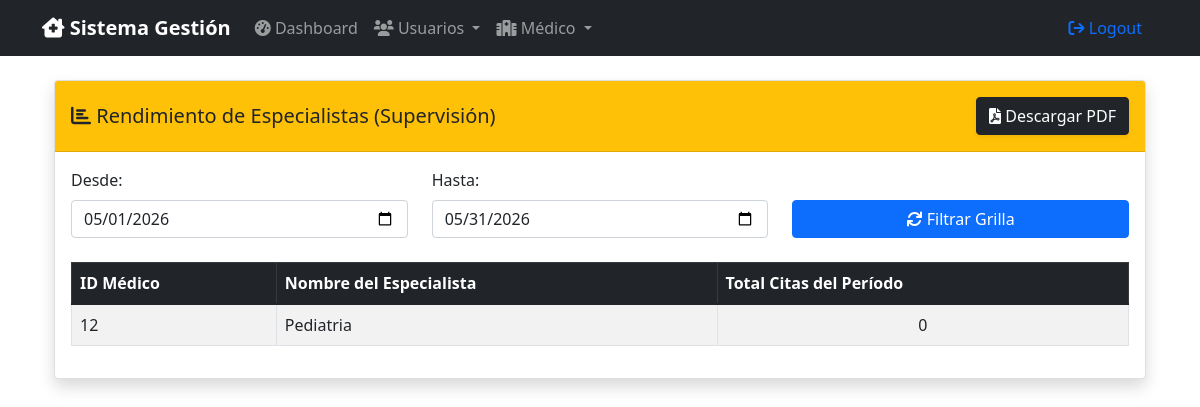
Page /index.php?controller=especialista&action=reporteRendimiento on the committed database.
### tables this page shows
CREATE TABLE IF NOT EXISTS `especialista` (
  `id` int(11) NOT NULL AUTO_INCREMENT,
  `nombre` text NOT NULL,
  `especialidad_id` int(11) NOT NULL DEFAULT 0,
  PRIMARY KEY (`id`) USING BTREE,
  KEY `FK_especialista_especialidad` (`especialidad_id`),
  CONSTRAINT `FK_especialista_especialidad` FOREIGN KEY (`especialidad_id`) REFERENCES `especialidad` (`id`) ON DELETE NO ACTION ON UPDATE NO ACTION
);

### controllers/EspecialistaController.php (called while the page is built, shortened)
<?php
class EspecialistaController extends Controller
{
    public function reporteRendimiento() {
        $database = new Database();
        $db = $database->getConnection();
        include_once dirname(__DIR__) . "/views/layouts/header.php";
        include_once dirname(__DIR__) . "/views/especialista/rendimiento_especialistas.php";
        include_once dirname(__DIR__) . "/views/layouts/footer.php";
    }
}

### models/especialista.php (called while the page is built, shortened)
<?php
class EspecialistaModel {
    private $conn;
    private $table_name = "especialista";
    public function __construct($db) {
        $this->conn = $db;
    }
        public function consultarRendimientoEspecialistas($inicio, $fin) {
        $query = "SELECT e.id, e.nombre, COUNT(c.id) AS total_citas
                  FROM " . $this->table_name . " e
                  LEFT JOIN cita c ON e.id = c.especialista_id AND c.fecha BETWEEN :inicio AND :fin
                  GROUP BY e.id, e.nombre
                  ORDER BY total_citas DESC";
        $stmt = $this->conn->prepare($query);
        $stmt->bindParam(":inicio", $inicio);
        $stmt->bindParam(":fin", $fin);
        $stmt->execute();
        return $stmt;
    }
}
?>

### views/especialista/rendimiento_especialistas.php (the view, shortened to what this page needs)
<?php
$especialistaModel = new EspecialistaModel($db);
$fecha_inicio = isset($_GET['fecha_inicio']) ? $_GET['fecha_inicio'] : date('Y-m-01');
$fecha_fin = isset($_GET['fecha_fin']) ? $_GET['fecha_fin'] : date('Y-m-t');
$stmt = $especialistaModel->consultarRendimientoEspecialistas($fecha_inicio, $fecha_fin);
?>
<div class="container-fluid mt-4">
    <div class="card shadow mb-4">
        <div class="card-header py-3 bg-warning text-dark d-flex justify-content-between align-items-center">
            <h5 class="m-0 font-weight-bold"><i class="fas fa-chart-bar"></i> Rendimiento de Especialistas (Supervisión)</h5>
                <a href="index.php?controller=especialista&action=reporteRendimiento&download=pdf&fecha_inicio=<?= $fecha_inicio ?>&fecha_fin=<?= $fecha_fin ?>"
                target="_blank" class="btn btn-dark font-weight-bold shadow-sm">
                <i class="fas fa-file-pdf"></i> Descargar PDF
                </a>
        </div>
        <div class="card-body">
            <form method="GET" action="index.php" class="row mb-4 align-items-end">
                <div class="col-md-4">
                    <label class="form-label font-weight-bold">Desde:</label>
                    <input type="date" name="fecha_inicio" class="form-control" value="<?= $fecha_inicio ?>">
                </div>
                <div class="col-md-4">
                    <label class="form-label font-weight-bold">Hasta:</label>
                    <input type="date" name="fecha_fin" class="form-control" value="<?= $fecha_fin ?>">
                </div>
                <div class="col-md-4">
                    <button type="submit" class="btn btn-primary w-100"><i class="fas fa-sync"></i> Filtrar Grilla</button>
                </div>
            </form>
            <div class="table-responsive">
                <table class="table table-bordered table-striped" width="100%">
                    <thead class="table-dark">
                        <tr>
                            <th>ID Médico</th>
                            <th>Nombre del Especialista</th>
                            <th>Total Citas del Período</th>
                        </tr>
                    </thead>
                    <tbody>
                        <?php while ($row = $stmt->fetch(PDO::FETCH_ASSOC)): ?>
                            <tr>
                                <td><?= $row['id'] ?></td>
                                <td><?= htmlspecialchars($row['nombre']) ?></td>
                                <td class="font-weight-bold text-center"><?= $row['total_citas'] ?></td>
                            </tr>
                        <?php endwhile; ?>
                    </tbody>
                </table>
            </div>
        </div>
    </div>
</div>

### views/layouts/header.php (style rules this page uses)
.card { box-shadow: 0 0.125rem 0.25rem rgba(0, 0, 0, 0.075); }

### rows in the picture
especialista: id "12", nombre "Pediatria", total_citas "0"
